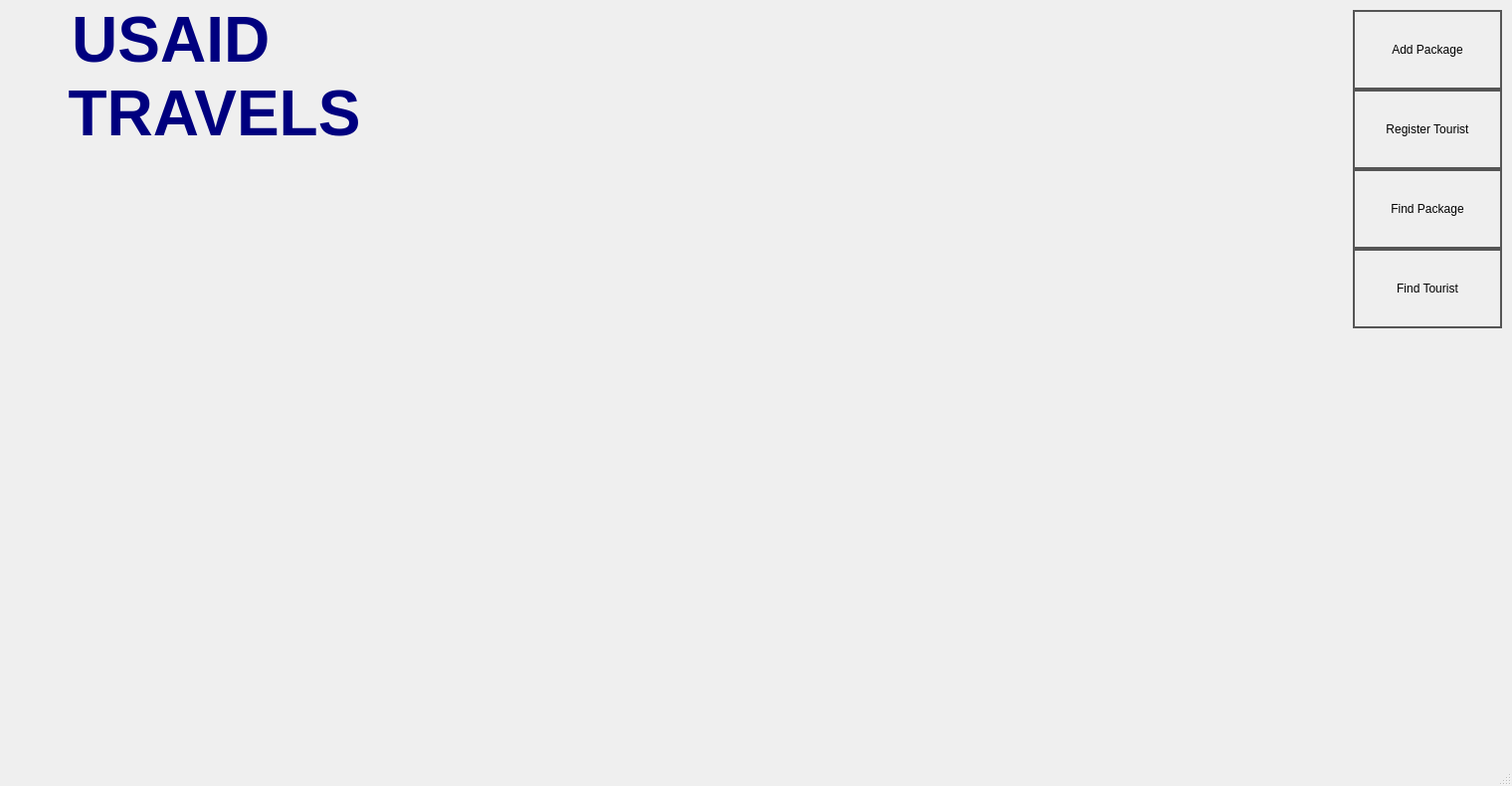
<?xml version="1.0" encoding="UTF-8"?>
<ui version="4.0">
 <class>MainWindow</class>
 <widget class="QMainWindow" name="MainWindow">
  <property name="geometry">
   <rect>
    <x>0</x>
    <y>0</y>
    <width>1520</width>
    <height>790</height>
   </rect>
  </property>
  <property name="maximumSize">
   <size>
    <width>1920</width>
    <height>2040</height>
   </size>
  </property>
  <property name="windowTitle">
   <string>My Tourist Manager 1.0</string>
  </property>
  <property name="styleSheet">
   <string notr="true"/>
  </property>
  <widget class="QWidget" name="centralwidget">
   <widget class="QPushButton" name="pushButton">
    <property name="geometry">
     <rect>
      <x>1360</x>
      <y>10</y>
      <width>150</width>
      <height>80</height>
     </rect>
    </property>
    <property name="styleSheet">
     <string notr="true">border: 2px solid #555;
font: 9pt &quot;Wide Latin&quot;;
background: transparent;
color: black;

</string>
    </property>
    <property name="text">
     <string>Add Package</string>
    </property>
   </widget>
   <widget class="QPushButton" name="pushButton_2">
    <property name="geometry">
     <rect>
      <x>1360</x>
      <y>90</y>
      <width>150</width>
      <height>80</height>
     </rect>
    </property>
    <property name="styleSheet">
     <string notr="true">border: 2px solid #555;
font: 9pt &quot;Wide Latin&quot;;
background: transparent;
color: black;

</string>
    </property>
    <property name="text">
     <string>Register Tourist</string>
    </property>
   </widget>
   <widget class="QPushButton" name="pushButton_3">
    <property name="geometry">
     <rect>
      <x>1360</x>
      <y>170</y>
      <width>150</width>
      <height>80</height>
     </rect>
    </property>
    <property name="styleSheet">
     <string notr="true">border: 2px solid #555;
font: 9pt &quot;Wide Latin&quot;;
background: transparent;
color: black;

</string>
    </property>
    <property name="text">
     <string>Find Package</string>
    </property>
   </widget>
   <widget class="QPushButton" name="pushButton_4">
    <property name="geometry">
     <rect>
      <x>1360</x>
      <y>250</y>
      <width>150</width>
      <height>80</height>
     </rect>
    </property>
    <property name="styleSheet">
     <string notr="true">border: 2px solid #555;
font: 9pt &quot;Wide Latin&quot;;
background: transparent;
color: black;

</string>
    </property>
    <property name="text">
     <string>Find Tourist</string>
    </property>
   </widget>
   <widget class="QTextEdit" name="textEdit">
    <property name="geometry">
     <rect>
      <x>30</x>
      <y>0</y>
      <width>371</width>
      <height>221</height>
     </rect>
    </property>
    <property name="autoFillBackground">
     <bool>false</bool>
    </property>
    <property name="styleSheet">
     <string notr="true">background-color: transparent;
border: none;</string>
    </property>
    <property name="html">
     <string>&lt;!DOCTYPE HTML PUBLIC &quot;-//W3C//DTD HTML 4.0//EN&quot; &quot;http://www.w3.org/TR/REC-html40/strict.dtd&quot;&gt;
&lt;html&gt;&lt;head&gt;&lt;meta name=&quot;qrichtext&quot; content=&quot;1&quot; /&gt;&lt;meta charset=&quot;utf-8&quot; /&gt;&lt;style type=&quot;text/css&quot;&gt;
p, li { white-space: pre-wrap; }
hr { height: 1px; border-width: 0; }
li.unchecked::marker { content: &quot;\2610&quot;; }
li.checked::marker { content: &quot;\2612&quot;; }
&lt;/style&gt;&lt;/head&gt;&lt;body style=&quot; font-family:'Segoe UI'; font-size:9pt; font-weight:400; font-style:normal;&quot;&gt;
&lt;p align=&quot;center&quot; style=&quot; margin-top:0px; margin-bottom:0px; margin-left:0px; margin-right:0px; -qt-block-indent:0; text-indent:0px;&quot;&gt;    &lt;span style=&quot; color:#00007f;&quot;&gt; &lt;/span&gt;&lt;span style=&quot; font-size:48pt; font-weight:700; color:#00007f;&quot;&gt;USAID&lt;/span&gt;&lt;span style=&quot; color:#00007f;&quot;&gt;  &lt;/span&gt;		&lt;span style=&quot; font-size:48pt; font-weight:700; color:#00007f;&quot;&gt;TRAVELS&lt;/span&gt;&lt;/p&gt;&lt;/body&gt;&lt;/html&gt;</string>
    </property>
   </widget>
  </widget>
  <widget class="QMenuBar" name="menubar">
   <property name="geometry">
    <rect>
     <x>0</x>
     <y>0</y>
     <width>1520</width>
     <height>25</height>
    </rect>
   </property>
  </widget>
  <widget class="QStatusBar" name="statusbar"/>
 </widget>
 <resources/>
 <connections/>
</ui>
